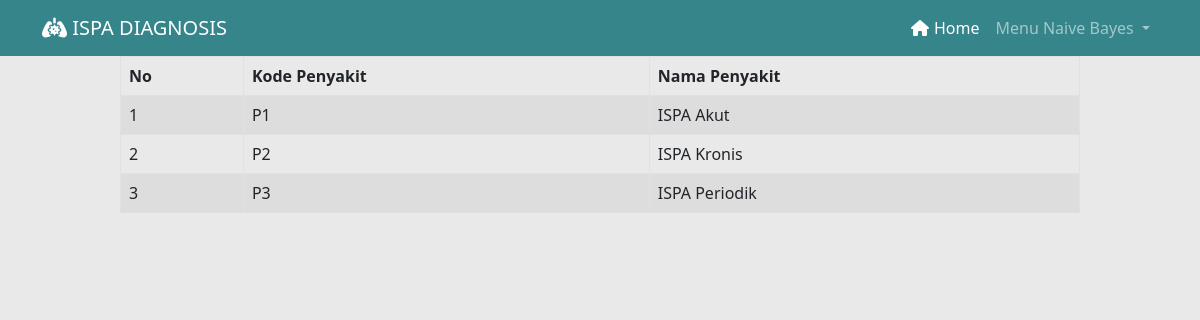
Screenshot of /penyakit.php with the database file from the repository.
### tables this page shows
CREATE TABLE `penyakit` (
  `no` int NOT NULL,
  `id_penyakit` varchar(50) NOT NULL,
  `nama_penyakit` varchar(50) NOT NULL,
  `id_gejala` varchar(50) NOT NULL
);

### penyakit.php (the view, shortened to what this page needs)
<?php
include 'koneksi.php';
$query = mysqli_query($koneksi, "SELECT * FROM penyakit");
?>
<html lang="en">
<head>
    <link href="https://cdn.jsdelivr.net/npm/bootstrap@5.2.3/dist/css/bootstrap.min.css" rel="stylesheet"
>
    <link rel="stylesheet" href="https://cdnjs.cloudflare.com/ajax/libs/font-awesome/6.2.1/css/all.min.css">
</head>
<body>
    <nav class="navbar navbar-expand-lg navbar-dark" style="background-color: #35858B;">
        <div class="container">
            <a class="navbar-brand" href="index.php"><i class="fa-solid fa-lungs-virus"></i> ISPA DIAGNOSIS</a>
            <div class="collapse navbar-collapse" id="navbarNavAltMarkup">
                <ul class="navbar-nav ms-auto">
                    <li class="nav-item">
                        <a class="nav-link active" aria-current="page" href="index.php"><i class="fa-solid fa-house"
                                style="margin-right:5px ;"></i>Home</a>
                    </li>
                    <li class="nav-item dropdown">
                        <a class="nav-link dropdown-toggle" href="#" role="button" data-bs-toggle="dropdown"
                            aria-expanded="false">
                            Menu Naive Bayes
                        </a>
                    </li>
                </ul>
            </div>
        </div>
    </nav>
    <div class="h-50 mx-auto" style="width: 80%;">
        <table class="table table-striped table-bordered" cellspacing="0" width="100%">
            <thead>
                <tr>
                    <th class="th-sm">No
                    </th>
                    <th class="th-sm">Kode Penyakit
                    </th>
                    <th class="th-sm">Nama Penyakit
                    </th>
                </tr>
            </thead>
            <tbody>
                <?php
                    $a = 0;
                    while ($db_row = mysqli_fetch_array($query)) {
                    ?>
                <tr>
                    <td>
                        <?php echo $a + 1; ?>
                    </td>
                    <td>
                        <?php echo $db_row["id_penyakit"]; ?>
                    </td>
                    <td>
                        <?php echo $db_row["nama_penyakit"]; ?>
                    </td>
                </tr>
                <?php
                        $a++;
                    }
                    ?>
            </tbody>
        </table>
    </div>
</body>
</html>

### penyakit.php (style rules this page uses)
body { background-color: rgb(233, 233, 233); box-sizing: border-box; }

### rows the page displays
penyakit: id_penyakit "P1", nama_penyakit "ISPA Akut"
penyakit: id_penyakit "P2", nama_penyakit "ISPA Kronis"
penyakit: id_penyakit "P3", nama_penyakit "ISPA Periodik"
